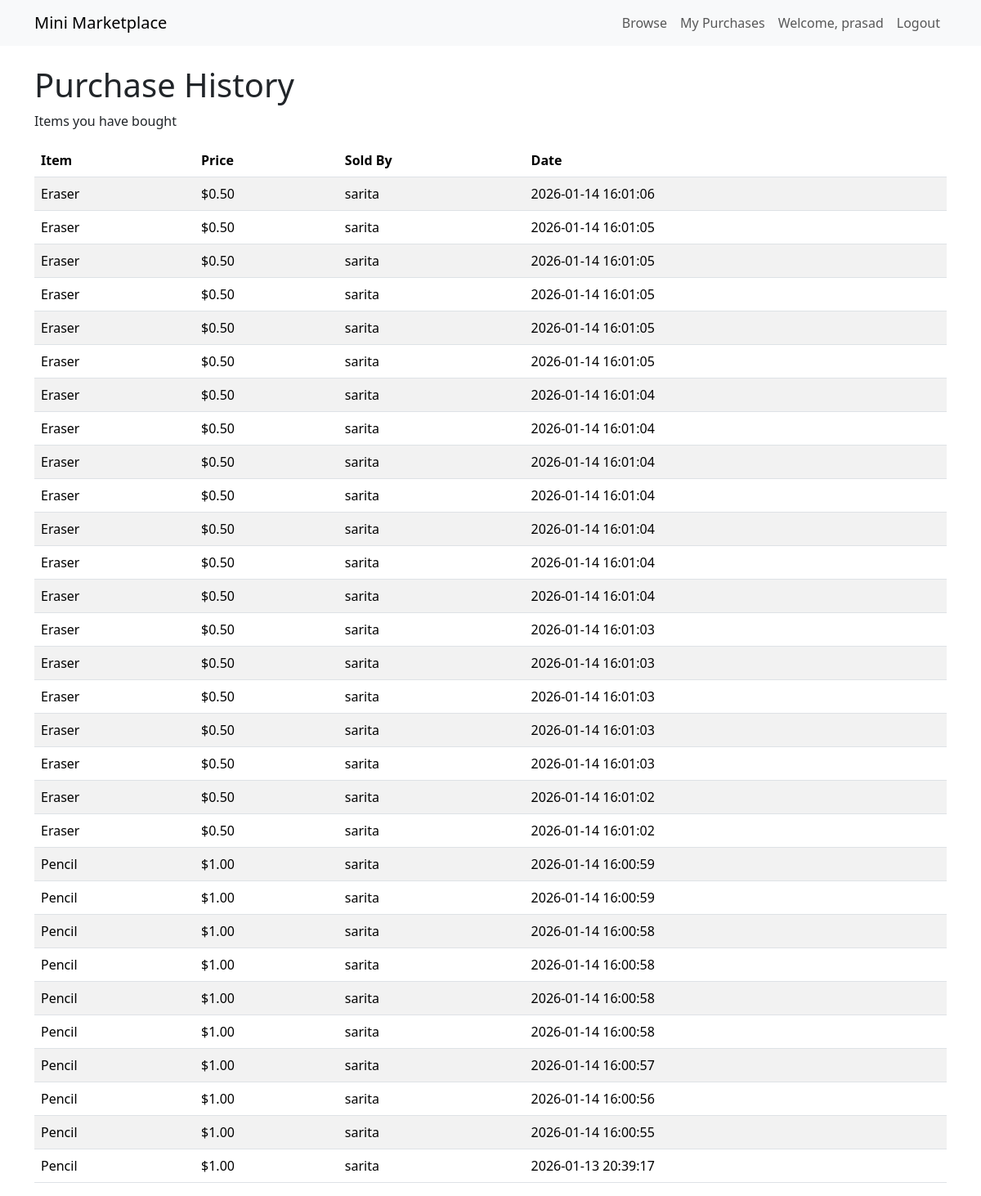
The page /purchases (signed in) on the database its author committed.
### tables this page shows
CREATE TABLE purchases (
            id INTEGER PRIMARY KEY AUTOINCREMENT,
            buyer_id INTEGER NOT NULL,
            item_id INTEGER NOT NULL,
            seller_id INTEGER NOT NULL,
            title TEXT NOT NULL,
            price REAL NOT NULL,
            purchase_date TIMESTAMP DEFAULT CURRENT_TIMESTAMP,
            FOREIGN KEY(buyer_id) REFERENCES users(id),
            FOREIGN KEY(item_id) REFERENCES items(id),
            FOREIGN KEY(seller_id) REFERENCES users(id)
        );

CREATE TABLE users (
            id INTEGER PRIMARY KEY AUTOINCREMENT,
            username TEXT UNIQUE NOT NULL,
            password TEXT NOT NULL,
            role TEXT NOT NULL DEFAULT 'buyer'
        );

### app.py (the view)
@app.route('/purchases')
@login_required
def purchases():
    conn = get_db_connection()
    if session.get('role') == 'seller':
        purchases_data = conn.execute('''
            SELECT p.id, p.title, p.price, p.purchase_date, u.username as buyer_name
            FROM purchases p
            JOIN users u ON p.buyer_id = u.id
            WHERE p.seller_id = ?
            ORDER BY p.purchase_date DESC
        ''', (session['user_id'],)).fetchall()
        view_type = 'sales'
    else:
        purchases_data = conn.execute('''
            SELECT p.id, p.title, p.price, p.purchase_date, u.username as seller_name
            FROM purchases p
            JOIN users u ON p.seller_id = u.id
            WHERE p.buyer_id = ?
            ORDER BY p.purchase_date DESC
        ''', (session['user_id'],)).fetchall()
        view_type = 'purchases'
    conn.close()
    return render_template('purchases.html', purchases_data=purchases_data, view_type=view_type)

### app.py (called while the page is built)
def get_db_connection():
    conn = sqlite3.connect(DB_PATH)
    conn.row_factory = sqlite3.Row
    return conn

def login_required(f):
    @wraps(f)
    def decorated_function(*args, **kwargs):
        if 'user_id' not in session:
            flash('Please log in first.', 'warning')
            return redirect(url_for('login'))
        return f(*args, **kwargs)
    return decorated_function

### templates/purchases.html (shortened to what this page needs)
{% extends "base.html" %}
{% block content %}
{% if view_type == 'sales' %}
  <h1>Sales History</h1>
  <p>Items you have sold</p>
{% else %}
  <h1>Purchase History</h1>
  <p>Items you have bought</p>
{% endif %}
<div class="table-responsive">
  <table class="table table-striped">
    <thead>
      <tr>
        <th>Item</th>
        <th>Price</th>
        {% if view_type == 'sales' %}
          <th>Bought By</th>
        {% else %}
          <th>Sold By</th>
        {% endif %}
        <th>Date</th>
      </tr>
    </thead>
    <tbody>
      {% for purchase in purchases_data %}
        <tr>
          <td>{{ purchase['title'] }}</td>
          <td>${{ '%.2f'|format(purchase['price']) }}</td>
          {% if view_type == 'sales' %}
            <td>{{ purchase['buyer_name'] }}</td>
          {% else %}
            <td>{{ purchase['seller_name'] }}</td>
          {% endif %}
          <td>{{ purchase['purchase_date'] }}</td>
        </tr>
      {% endfor %}
    </tbody>
  </table>
</div>
{% endblock %}

### rows shown on the page
purchases: title "Eraser", price "0.50", seller_name "sarita", purchase_date "2026-01-14 16:01:06"
purchases: title "Eraser", price "0.50", seller_name "sarita", purchase_date "2026-01-14 16:01:05"
purchases: title "Eraser", price "0.50", seller_name "sarita", purchase_date "2026-01-14 16:01:05"
purchases: title "Eraser", price "0.50", seller_name "sarita", purchase_date "2026-01-14 16:01:05"
purchases: title "Eraser", price "0.50", seller_name "sarita", purchase_date "2026-01-14 16:01:05"
purchases: title "Eraser", price "0.50", seller_name "sarita", purchase_date "2026-01-14 16:01:05"
purchases: title "Eraser", price "0.50", seller_name "sarita", purchase_date "2026-01-14 16:01:04"
purchases: title "Eraser", price "0.50", seller_name "sarita", purchase_date "2026-01-14 16:01:04"
purchases: title "Eraser", price "0.50", seller_name "sarita", purchase_date "2026-01-14 16:01:04"
purchases: title "Eraser", price "0.50", seller_name "sarita", purchase_date "2026-01-14 16:01:04"
purchases: title "Eraser", price "0.50", seller_name "sarita", purchase_date "2026-01-14 16:01:04"
purchases: title "Eraser", price "0.50", seller_name "sarita", purchase_date "2026-01-14 16:01:04"
purchases: title "Eraser", price "0.50", seller_name "sarita", purchase_date "2026-01-14 16:01:04"
purchases: title "Eraser", price "0.50", seller_name "sarita", purchase_date "2026-01-14 16:01:03"
purchases: title "Eraser", price "0.50", seller_name "sarita", purchase_date "2026-01-14 16:01:03"
purchases: title "Eraser", price "0.50", seller_name "sarita", purchase_date "2026-01-14 16:01:03"
purchases: title "Eraser", price "0.50", seller_name "sarita", purchase_date "2026-01-14 16:01:03"
purchases: title "Eraser", price "0.50", seller_name "sarita", purchase_date "2026-01-14 16:01:03"
purchases: title "Eraser", price "0.50", seller_name "sarita", purchase_date "2026-01-14 16:01:02"
purchases: title "Eraser", price "0.50", seller_name "sarita", purchase_date "2026-01-14 16:01:02"
purchases: title "Pencil", price "1.00", seller_name "sarita", purchase_date "2026-01-14 16:00:59"
purchases: title "Pencil", price "1.00", seller_name "sarita", purchase_date "2026-01-14 16:00:59"
purchases: title "Pencil", price "1.00", seller_name "sarita", purchase_date "2026-01-14 16:00:58"
purchases: title "Pencil", price "1.00", seller_name "sarita", purchase_date "2026-01-14 16:00:58"
purchases: title "Pencil", price "1.00", seller_name "sarita", purchase_date "2026-01-14 16:00:58"
purchases: title "Pencil", price "1.00", seller_name "sarita", purchase_date "2026-01-14 16:00:58"
purchases: title "Pencil", price "1.00", seller_name "sarita", purchase_date "2026-01-14 16:00:57"
purchases: title "Pencil", price "1.00", seller_name "sarita", purchase_date "2026-01-14 16:00:56"
purchases: title "Pencil", price "1.00", seller_name "sarita", purchase_date "2026-01-14 16:00:55"
purchases: title "Pencil", price "1.00", seller_name "sarita", purchase_date "2026-01-13 20:39:17"

### other values the page prints
{{ session.get('username') }} "prasad"
